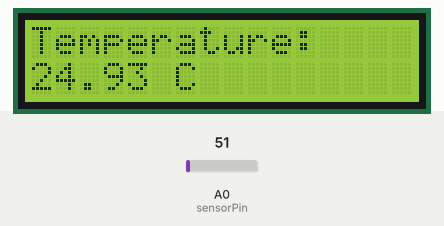
The sketch below on a simulated Arduino Uno, built with avr-gcc and run on an emulated ATmega328P. Parts: 16×2 character LCD. The inputs (shaded band) are chosen by the test bench; at power-on: A0 (sensorPin) = 51.

Above: at 1.2 s.
1.3 s: A0 (sensorPin) set to 61
At 2.7 s:
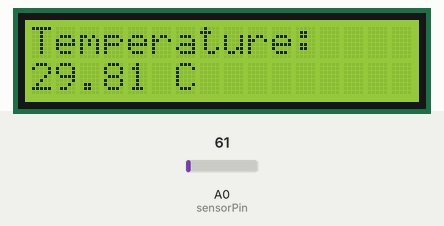
3.5 s: A0 (sensorPin) set to 71
At 4.3 s:
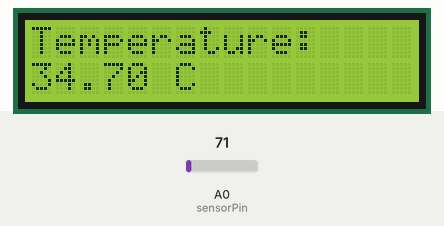
5.5 s: A0 (sensorPin) set to 86
At 7.2 s:
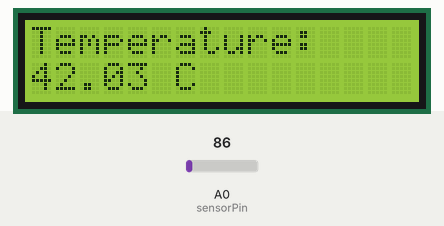
Timing chart, 0 to 8.7 s (numbered marks = the images above; inputs shaded):
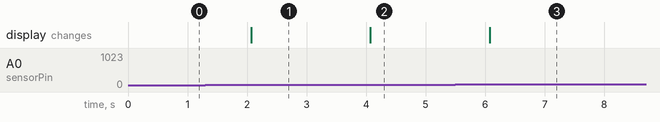

The sketch:

Project_34_Thermometer.ino
```cpp
/*

Keye New RFID Starter Kit

Project 34

Thermometer

Edit By Keyes

*/

#include <LiquidCrystal.h>

// Initialize the GPIO pins: RS, E, D4, D5, D6, D7

LiquidCrystal lcd(12, 11, 5, 4, 3, 2);

const int sensorPin = A0; // LM35 connected to A0

void setup() {

// Set LCD column and row count

lcd.begin(16, 2);

// Display text on the first line

lcd.print("Temperature:");

}

void loop() {

// Read the analog value from LM35 (0-1023)

int sensorValue = analogRead(sensorPin);

// Convert the analog value to voltage (unit: mV)

float voltage = sensorValue * (5000.0 / 1023.0);

// Calculate the temperature value (unit: Celsius)

float temperatureC = voltage / 10.0;

// Display the temperature value on the LCD second line

lcd.setCursor(0, 1);

lcd.print(temperatureC);

lcd.print(" C ");

// Update every second

delay(1000);

}
```

Measured:
- after the input at 1.3 s, the display: changes after 0.77 s (image 1)
- after the input at 3.5 s, the display: changes after 0.57 s (image 2)
- after the input at 5.5 s, the display: changes after 0.58 s (image 3)
